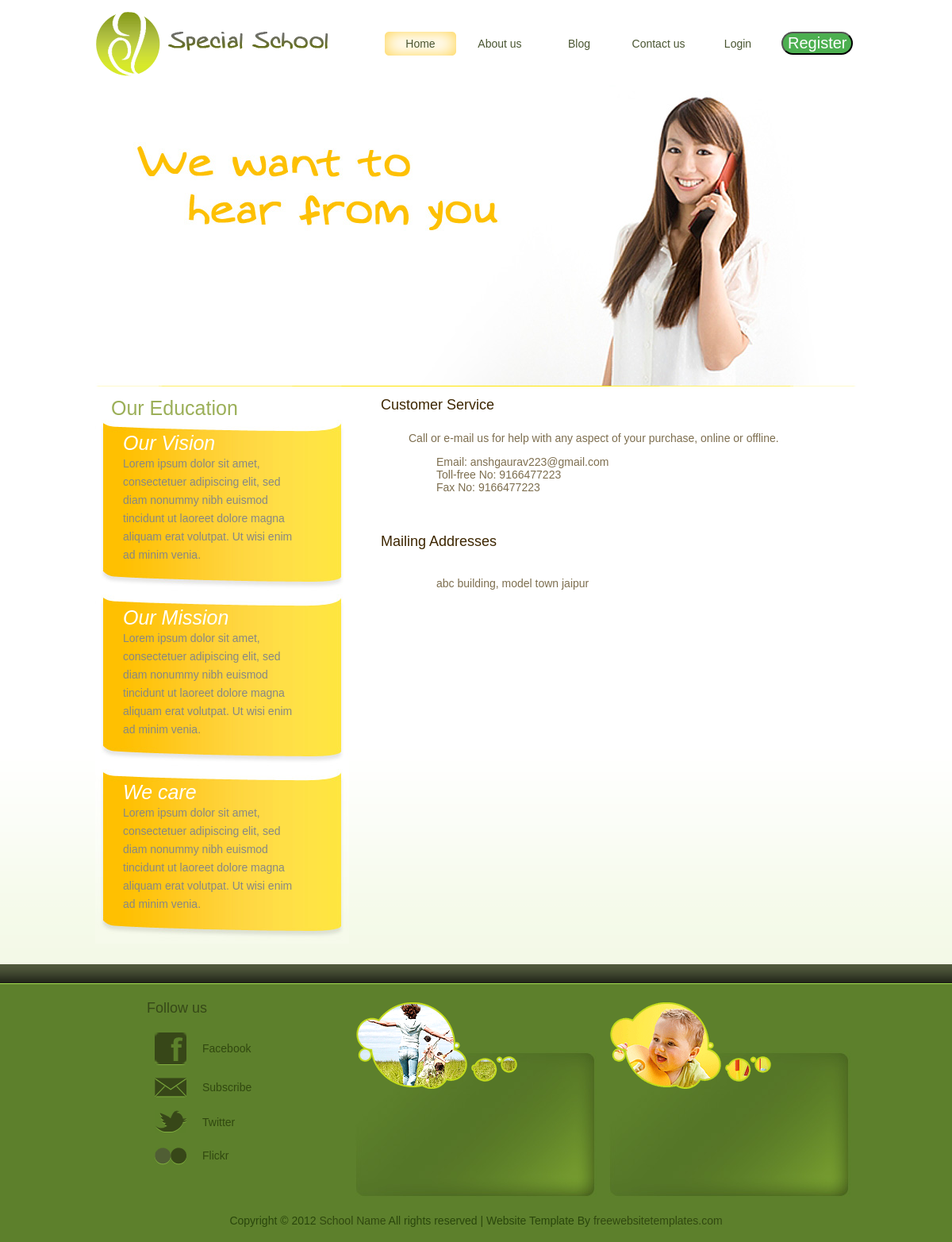
The page /contact.php on the database its author committed.
### tables this page shows
CREATE TABLE IF NOT EXISTS `contact` (
  `id` int(11) NOT NULL AUTO_INCREMENT,
  `email` varchar(255) NOT NULL,
  `cellnum` bigint(100) NOT NULL,
  `fax` bigint(100) NOT NULL,
  `mailadd` varchar(255) NOT NULL,
  PRIMARY KEY (`id`)
);

### contact.php (the view, shortened to what this page needs)
<?php
include 'header.php';
?>
<div class="content">
  <div>
    <div> <img src="images/calling.jpg" alt=""> </div>
    <div>
      <div id="sidebar">
        <h3>Our Education</h3>
        <ul>
          <li id="vision"> <span>Our Vision</span>
            <p>Lorem ipsum dolor sit amet, consectetuer adipiscing elit, sed diam nonummy nibh euismod tincidunt ut laoreet dolore magna aliquam erat volutpat. Ut wisi enim ad minim venia.</p>
          </li>
          <li id="mission"> <span>Our Mission</span>
            <p>Lorem ipsum dolor sit amet, consectetuer adipiscing elit, sed diam nonummy nibh euismod tincidunt ut laoreet dolore magna aliquam erat volutpat. Ut wisi enim ad minim venia.</p>
          </li>
          <li id="wecare"> <span>We care</span>
            <p>Lorem ipsum dolor sit amet, consectetuer adipiscing elit, sed diam nonummy nibh euismod tincidunt ut laoreet dolore magna aliquam erat volutpat. Ut wisi enim ad minim venia.</p>
          </li>
        </ul>
      </div>
      <div id="contact">
        <h4 class="first">Customer Service</h4>
      <p>Call or e-mail us for help with any aspect of your purchase, online or offline.</p>
        <div style="padding-left: 100px;">
        <?php
         $sql_slct = mysql_query("select email,cellnum,fax,mailadd from contact");
         $fetch = mysql_fetch_assoc($sql_slct);
         echo "Email:         ".($fetch['email']).'<br>';
         echo "Toll-free No:  ".($fetch['cellnum']).'<br>';
         echo "Fax No:        ".($fetch['fax']);
       ?>
       </div>
        <h4>Mailing Addresses</h4>
        <div style="padding-left: 100px;">
        <?php
        echo($fetch['mailadd']);
        ?>
        </div>
      </div>
    </div>
  </div>
</div>
<?php
include 'footer.php';
?>

### css/style.css (style rules this page uses)
body { background: #5d802c; color: #878785; font-family: Arial; font-size: 14px; margin: 0; min-width: 960px; padding: 0; }
img { border: 0; }
div.content { background: #ffffff url(../images/bg-content2.gif) repeat-x bottom center; padding-bottom: 50px; }
div.content div { margin: 0 auto; width: 960px; }
div.content div div { padding-top: 10px; overflow: hidden; width: auto; }
div.content div div div#sidebar { float: left; padding-top: 0; width: 320px; }
div.content div div div#sidebar h3 { color: #9BAF58; font-size: 25px; font-weight: normal; margin: 0; text-indent: 20px; }
div.content div div div#sidebar ul { list-style: none; margin: 0; padding: 0; }
div.content div div div#sidebar ul li { height: 205px; padding: 15px 55px 0 35px; }
div.content div div div#sidebar ul li#vision { background: url(../images/bg-sidebar-item1.jpg) no-repeat; }
div.content div div div#sidebar ul li#mission { background: url(../images/bg-sidebar-item2.jpg) no-repeat; }
div.content div div div#sidebar ul li#wecare { background: url(../images/bg-sidebar-item3.jpg) no-repeat; }
div.content div div div#sidebar ul li span { color: #FFFFFF; display: block; font-size: 25px; font-style: italic; }
div.content div div div#sidebar ul li p { line-height: 23px; margin: 0; padding-top: 0; }
div.content div div div#aside, div.content div div div#contact { float: right; padding-right: 10px; padding-top: 0; width: 620px; }
div.content div div div#contact { color: #7d6e4f; }
div.content div div div#contact h4 { color: #3D2600; font-size: 18px; font-weight: normal; margin-top: 50px; padding-left: 30px; }
div.content div div div#contact h4.first { margin: 0 0 20px; }
div.content div div div#contact p { line-height: 23px; margin: 0; padding-left: 65px; }

### rows shown on the page
contact: email "anshgaurav223@gmail.com", cellnum "9166477223", fax "9166477223", mailadd "abc building, model town jaipur"
